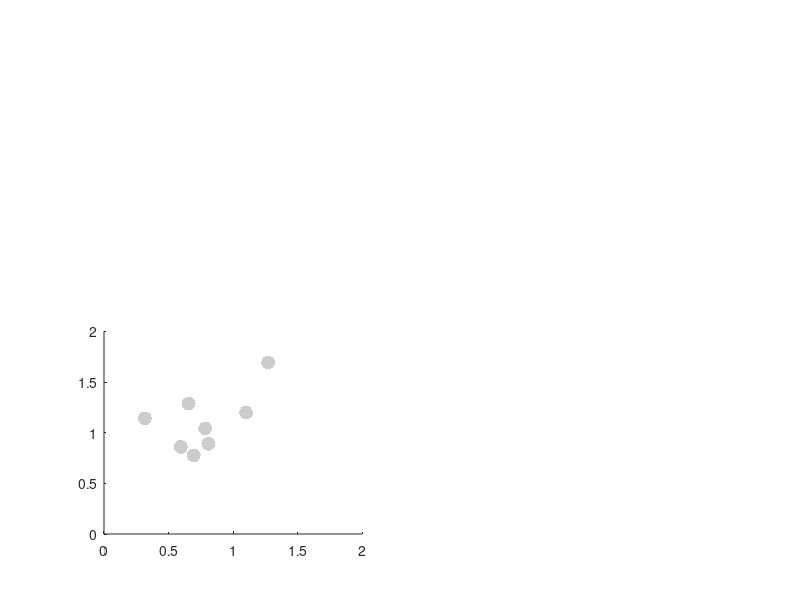

This chart was generated by the following MATLAB code: (Note: this script raises an error after producing the figure.)
clc
clear

load click_positions_wFixDot.mat

hBarCenter_FG = mean([backDotX_FG,frontDotX_FG], 2);
hBarCenter_FE = mean([backDotX_FE,frontDotX_FE], 2);


%% plot scatter + model

% mdl = fitlm(hBarCenter_FG, hBarCenter_FE);

% fprintf([ ...
%     '<Fit parameters> \n' ...
%     '---------------- \n' ...
%     'y = %4.2fx + (%4.2f) \n' ...
%     'adjR2: %4.2f \n'], ...
%     mdl.Coefficients.Estimate(2), ...
%     mdl.Coefficients.Estimate(1), ...
%     mdl.Rsquared.Adjusted)

% disp(mdl)

subplot(2,2,3)

szMarker = 100;
alphaMarker = .2;
% lwFit = 3;
% lwBound = 2.5;
c = 'k';
ticks = 0:.5:10;

hold on
scatter(hBarCenter_FG, hBarCenter_FE, ...
    szMarker, c, 'fill', ...
    'markerfacealpha',alphaMarker)
% h = plot(mdl);

% hData = findobj(h,'DisplayName','Data');
% hFit = findobj(h,'DisplayName','Fit');
% hBound = findobj(h,'DisplayName','Confidence bounds');
% hBound = findobj(h,'LineStyle',hBound.LineStyle, 'Color', hBound.Color);
% 
% set(hFit,'color',c,'linewidth',lwFit)
% set(hBound,'color',c,'linestyle',':','linewidth',lwBound)

% hData.MarkerFaceColor = 'none';
% hData.MarkerEdgeColor = 'none';

axis([0 2 0 2])
addUnityLine

xticks(ticks)
xlabel({'Single dots'' position shift (dva)'; 'Flash-Grab'})

yticks(ticks)
ylabel({'Single dots'' position shift (dva)'; 'Frame'})

text(1.5, .1, ['N = ',num2str(numel(hBarCenter_FG))])

title ''
legend off
cleanplot

fprintf('\n*** FG median position shift: %4.2f dva', median(hBarCenter_FG))
fprintf('\n*** FE median position shift: %4.2f dva\n', median(hBarCenter_FE))

%% plot difference

subplot(2,2,4)

data_mat = (hBarCenter_FE-hBarCenter_FG)./hBarCenter_FG*100;

scatterbar_median(data_mat);
errorbar(1, median(data_mat), MAD(data_mat), ...
    'o','color','k','linewidth',2,'marker','none')

xticks(1)
set(gca,'xcolor','none')

ylabel({'Position shift difference (%)', '(Frame vs. Flash-Grab)'})
yticks(0:25:100)
ylim([-10 110])
yline(0,'-')

% add statistics
[delta, ~, p, W, z, r] = signrank_full(data_mat);
fprintf([ ...
    '\n <Distortion difference>' ...
    '\n -----------------------' ...
    '\n median difference = %4.1f %%' ...
    '\n W = %5.2f' ...
    '\n z = %5.2f' ...
    '\n p = %5.3f' ...
    '\n r = %4.2f \n'], ...
delta,W,z,p,r)
statbar(1,1,110,p)

pbaspect([1,3,1])
cleanplot

%% save figure
set(gcf,'papersize',[8.3 11.7])
saveas(gcf,'../results/fig04_wFixDot.pdf')
